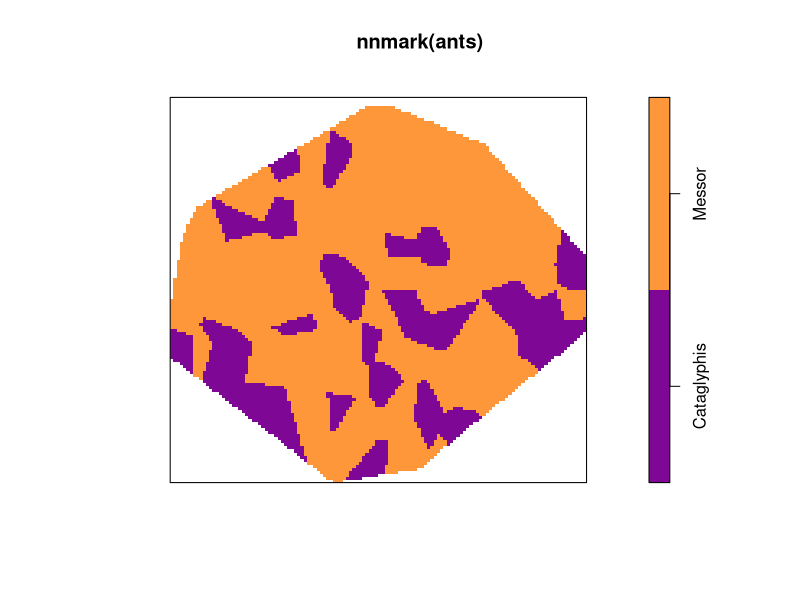
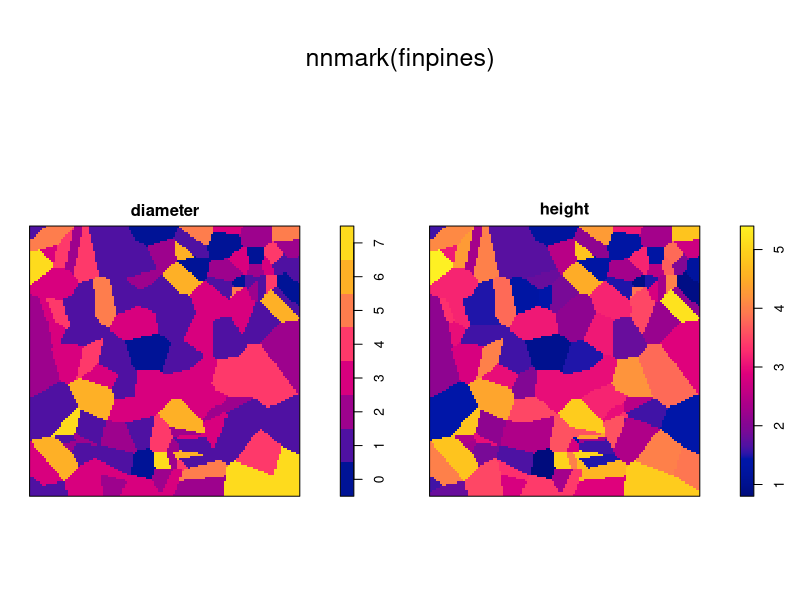

Recreate these plots in R, in order.
library(spatstat)


### Name: nnmark
### Title: Mark of Nearest Neighbour
### Aliases: nnmark
### Keywords: spatial methods smooth

### ** Examples

  plot(nnmark(ants))
  v <- nnmark(ants, at="points")
  v[1:10]
  plot(nnmark(finpines))
  vf <- nnmark(finpines, at="points")
  vf[1:5,]
